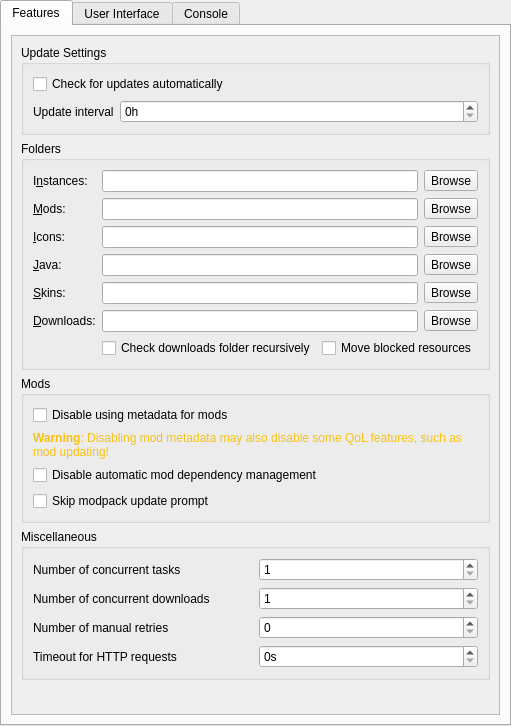
<?xml version="1.0" encoding="UTF-8"?>
<ui version="4.0">
 <class>LauncherPage</class>
 <widget class="QWidget" name="LauncherPage">
  <property name="geometry">
   <rect>
    <x>0</x>
    <y>0</y>
    <width>511</width>
    <height>726</height>
   </rect>
  </property>
  <property name="sizePolicy">
   <sizepolicy hsizetype="MinimumExpanding" vsizetype="MinimumExpanding">
    <horstretch>0</horstretch>
    <verstretch>0</verstretch>
   </sizepolicy>
  </property>
  <layout class="QVBoxLayout" name="mainLayout">
   <property name="leftMargin">
    <number>0</number>
   </property>
   <property name="topMargin">
    <number>0</number>
   </property>
   <property name="rightMargin">
    <number>0</number>
   </property>
   <property name="bottomMargin">
    <number>0</number>
   </property>
   <item>
    <widget class="QTabWidget" name="tabWidget">
     <property name="toolTip">
      <string notr="true"/>
     </property>
     <property name="tabShape">
      <enum>QTabWidget::Rounded</enum>
     </property>
     <property name="currentIndex">
      <number>0</number>
     </property>
     <widget class="QWidget" name="featuresTab">
      <attribute name="title">
       <string>Features</string>
      </attribute>
      <layout class="QVBoxLayout" name="verticalLayout_9">
       <item>
        <widget class="QScrollArea" name="scrollArea">
         <property name="horizontalScrollBarPolicy">
          <enum>Qt::ScrollBarAsNeeded</enum>
         </property>
         <property name="widgetResizable">
          <bool>true</bool>
         </property>
         <widget class="QWidget" name="scrollAreaWidgetContents">
          <property name="geometry">
           <rect>
            <x>0</x>
            <y>0</y>
            <width>473</width>
            <height>770</height>
           </rect>
          </property>
          <layout class="QVBoxLayout" name="verticalLayout_8">
           <item>
            <widget class="QGroupBox" name="updateSettingsBox">
             <property name="title">
              <string>Update Settings</string>
             </property>
             <layout class="QVBoxLayout" name="verticalLayout_7">
              <item>
               <widget class="QCheckBox" name="autoUpdateCheckBox">
                <property name="text">
                 <string>Check for updates automatically</string>
                </property>
               </widget>
              </item>
              <item>
               <layout class="QFormLayout" name="updateSetingsLayout">
                <item row="0" column="0">
                 <widget class="QLabel" name="updateIntervalLabel">
                  <property name="text">
                   <string>Update interval</string>
                  </property>
                 </widget>
                </item>
                <item row="0" column="1">
                 <widget class="QSpinBox" name="updateIntervalSpinBox">
                  <property name="toolTip">
                   <string>Set it to 0 to only check on launch</string>
                  </property>
                  <property name="suffix">
                   <string>h</string>
                  </property>
                  <property name="minimum">
                   <number>0</number>
                  </property>
                  <property name="maximum">
                   <number>99999999</number>
                  </property>
                 </widget>
                </item>
               </layout>
              </item>
             </layout>
            </widget>
           </item>
           <item>
            <widget class="QGroupBox" name="foldersBox">
             <property name="title">
              <string>Folders</string>
             </property>
             <layout class="QGridLayout" name="foldersBoxLayout">
              <item row="8" column="0">
               <widget class="QLabel" name="labelDownloadsDir">
                <property name="text">
                 <string>&amp;Downloads:</string>
                </property>
                <property name="buddy">
                 <cstring>downloadsDirTextBox</cstring>
                </property>
               </widget>
              </item>
              <item row="8" column="2">
               <widget class="QToolButton" name="downloadsDirBrowseBtn">
                <property name="text">
                 <string>Browse</string>
                </property>
               </widget>
              </item>
              <item row="2" column="1">
               <widget class="QLineEdit" name="iconsDirTextBox"/>
              </item>
              <item row="3" column="1">
               <widget class="QLineEdit" name="javaDirTextBox"/>
              </item>
              <item row="4" column="0">
               <widget class="QLabel" name="labelSkinsDir">
                <property name="text">
                 <string>&amp;Skins:</string>
                </property>
                <property name="buddy">
                 <cstring>skinsDirTextBox</cstring>
                </property>
               </widget>
              </item>
              <item row="2" column="0">
               <widget class="QLabel" name="labelIconsDir">
                <property name="text">
                 <string>&amp;Icons:</string>
                </property>
                <property name="buddy">
                 <cstring>iconsDirTextBox</cstring>
                </property>
               </widget>
              </item>
              <item row="9" column="1" colspan="2">
               <layout class="QHBoxLayout" name="downloadModsCheckLayout">
                <item>
                 <widget class="QCheckBox" name="downloadsDirWatchRecursiveCheckBox">
                  <property name="toolTip">
                   <string>When enabled, in addition to the downloads folder, its sub folders will also be searched when looking for resources (e.g. when looking for blocked mods on CurseForge).</string>
                  </property>
                  <property name="text">
                   <string>Check downloads folder recursively</string>
                  </property>
                 </widget>
                </item>
                <item>
                 <widget class="QCheckBox" name="downloadsDirMoveCheckBox">
                  <property name="toolTip">
                   <string>When enabled, it will move blocked resources instead of copying them.</string>
                  </property>
                  <property name="text">
                   <string>Move blocked resources</string>
                  </property>
                 </widget>
                </item>
               </layout>
              </item>
              <item row="8" column="1">
               <widget class="QLineEdit" name="downloadsDirTextBox"/>
              </item>
              <item row="3" column="0">
               <widget class="QLabel" name="labelJavaDir">
                <property name="text">
                 <string>&amp;Java:</string>
                </property>
                <property name="buddy">
                 <cstring>javaDirTextBox</cstring>
                </property>
               </widget>
              </item>
              <item row="1" column="0">
               <widget class="QLabel" name="labelModsDir">
                <property name="text">
                 <string>&amp;Mods:</string>
                </property>
                <property name="buddy">
                 <cstring>modsDirTextBox</cstring>
                </property>
               </widget>
              </item>
              <item row="4" column="1">
               <widget class="QLineEdit" name="skinsDirTextBox"/>
              </item>
              <item row="1" column="1">
               <widget class="QLineEdit" name="modsDirTextBox"/>
              </item>
              <item row="0" column="1">
               <widget class="QLineEdit" name="instDirTextBox"/>
              </item>
              <item row="1" column="2">
               <widget class="QToolButton" name="modsDirBrowseBtn">
                <property name="text">
                 <string>Browse</string>
                </property>
               </widget>
              </item>
              <item row="0" column="2">
               <widget class="QToolButton" name="instDirBrowseBtn">
                <property name="text">
                 <string>Browse</string>
                </property>
               </widget>
              </item>
              <item row="2" column="2">
               <widget class="QToolButton" name="iconsDirBrowseBtn">
                <property name="text">
                 <string>Browse</string>
                </property>
               </widget>
              </item>
              <item row="0" column="0">
               <widget class="QLabel" name="labelInstDir">
                <property name="text">
                 <string>I&amp;nstances:</string>
                </property>
                <property name="buddy">
                 <cstring>instDirTextBox</cstring>
                </property>
               </widget>
              </item>
              <item row="3" column="2">
               <widget class="QToolButton" name="javaDirBrowseBtn">
                <property name="text">
                 <string>Browse</string>
                </property>
               </widget>
              </item>
              <item row="4" column="2">
               <widget class="QToolButton" name="skinsDirBrowseBtn">
                <property name="text">
                 <string>Browse</string>
                </property>
               </widget>
              </item>
             </layout>
            </widget>
           </item>
           <item>
            <widget class="QGroupBox" name="modsBox">
             <property name="title">
              <string>Mods</string>
             </property>
             <layout class="QVBoxLayout" name="verticalLayout_4">
              <item>
               <widget class="QCheckBox" name="metadataDisableBtn">
                <property name="toolTip">
                 <string>Disable using metadata provided by mod providers (like Modrinth or CurseForge) for mods.</string>
                </property>
                <property name="text">
                 <string>Disable using metadata for mods</string>
                </property>
               </widget>
              </item>
              <item>
               <widget class="QLabel" name="metadataWarningLabel">
                <property name="text">
                 <string>&lt;html&gt;&lt;head/&gt;&lt;body&gt;&lt;p&gt;&lt;span style=&quot; font-weight:600; color:#f5c211;&quot;&gt;Warning&lt;/span&gt;&lt;span style=&quot; color:#f5c211;&quot;&gt;: Disabling mod metadata may also disable some QoL features, such as mod updating!&lt;/span&gt;&lt;/p&gt;&lt;/body&gt;&lt;/html&gt;</string>
                </property>
                <property name="wordWrap">
                 <bool>true</bool>
                </property>
               </widget>
              </item>
              <item>
               <widget class="QCheckBox" name="dependenciesDisableBtn">
                <property name="toolTip">
                 <string>Disable the automatic detection, installation, and updating of mod dependencies.</string>
                </property>
                <property name="text">
                 <string>Disable automatic mod dependency management</string>
                </property>
               </widget>
              </item>
              <item>
               <widget class="QCheckBox" name="skipModpackUpdatePromptBtn">
                <property name="toolTip">
                 <string>When creating a new modpack instance, do not suggest updating existing instances instead.</string>
                </property>
                <property name="text">
                 <string>Skip modpack update prompt</string>
                </property>
               </widget>
              </item>
             </layout>
            </widget>
           </item>
           <item>
            <widget class="QGroupBox" name="miscellaneousGroupBox">
             <property name="title">
              <string>Miscellaneous</string>
             </property>
             <layout class="QGridLayout" name="gridLayout">
              <item row="1" column="1">
               <widget class="QSpinBox" name="numberOfConcurrentDownloadsSpinBox">
                <property name="minimum">
                 <number>1</number>
                </property>
               </widget>
              </item>
              <item row="0" column="0">
               <widget class="QLabel" name="numberOfConcurrentTasksLabel">
                <property name="text">
                 <string>Number of concurrent tasks</string>
                </property>
               </widget>
              </item>
              <item row="0" column="1">
               <widget class="QSpinBox" name="numberOfConcurrentTasksSpinBox">
                <property name="minimum">
                 <number>1</number>
                </property>
               </widget>
              </item>
              <item row="1" column="0">
               <widget class="QLabel" name="numberOfConcurrentDownloadsLabel">
                <property name="text">
                 <string>Number of concurrent downloads</string>
                </property>
               </widget>
              </item>
              <item row="2" column="0">
               <widget class="QLabel" name="numberOfManualRetriesLabel">
                <property name="text">
                 <string>Number of manual retries</string>
                </property>
               </widget>
              </item>
              <item row="2" column="1">
               <widget class="QSpinBox" name="numberOfManualRetriesSpinBox">
                <property name="minimum">
                 <number>0</number>
                </property>
               </widget>
              </item>
              <item row="3" column="0">
               <widget class="QLabel" name="timeoutSecondsLabel">
                <property name="toolTip">
                 <string>Seconds to wait until the requests are terminated</string>
                </property>
                <property name="text">
                 <string>Timeout for HTTP requests</string>
                </property>
               </widget>
              </item>
              <item row="3" column="1">
               <widget class="QSpinBox" name="timeoutSecondsSpinBox">
                <property name="suffix">
                 <string>s</string>
                </property>
               </widget>
              </item>
             </layout>
            </widget>
           </item>
           <item>
            <spacer name="verticalSpacer_FeaturesTab">
             <property name="orientation">
              <enum>Qt::Vertical</enum>
             </property>
             <property name="sizeHint" stdset="0">
              <size>
               <width>0</width>
               <height>0</height>
              </size>
             </property>
            </spacer>
           </item>
          </layout>
         </widget>
        </widget>
       </item>
      </layout>
     </widget>
     <widget class="QWidget" name="userInterfaceTab">
      <attribute name="title">
       <string>User Interface</string>
      </attribute>
      <layout class="QVBoxLayout" name="verticalLayout_6">
       <item>
        <widget class="QGroupBox" name="sortingModeBox">
         <property name="enabled">
          <bool>true</bool>
         </property>
         <property name="title">
          <string>Instance view sorting mode</string>
         </property>
         <layout class="QHBoxLayout" name="sortingModeBoxLayout">
          <item>
           <widget class="QRadioButton" name="sortLastLaunchedBtn">
            <property name="text">
             <string>&amp;By last launched</string>
            </property>
            <attribute name="buttonGroup">
             <string notr="true">sortingModeGroup</string>
            </attribute>
           </widget>
          </item>
          <item>
           <widget class="QRadioButton" name="sortByNameBtn">
            <property name="text">
             <string>By &amp;name</string>
            </property>
            <attribute name="buttonGroup">
             <string notr="true">sortingModeGroup</string>
            </attribute>
           </widget>
          </item>
         </layout>
        </widget>
       </item>
       <item>
        <widget class="QGroupBox" name="themeBox">
         <property name="title">
          <string>Theme</string>
         </property>
         <layout class="QVBoxLayout" name="verticalLayout_5">
          <item>
           <widget class="ThemeCustomizationWidget" name="themeCustomizationWidget" native="true"/>
          </item>
         </layout>
        </widget>
       </item>
       <item>
        <widget class="QGroupBox" name="catBox">
         <property name="title">
          <string>Cat</string>
         </property>
         <layout class="QGridLayout" name="gridLayout_5">
          <item row="0" column="0">
           <widget class="QLabel" name="catOpacityLabel">
            <property name="toolTip">
             <string>Set the cat's opacity. 0% is fully transparent and 100% is fully opaque.</string>
            </property>
            <property name="text">
             <string>Opacity</string>
            </property>
           </widget>
          </item>
          <item row="0" column="2">
           <widget class="QSpinBox" name="catOpacitySpinBox">
            <property name="specialValueText">
             <string/>
            </property>
            <property name="suffix">
             <string>%</string>
            </property>
            <property name="maximum">
             <number>100</number>
            </property>
            <property name="value">
             <number>0</number>
            </property>
           </widget>
          </item>
          <item row="0" column="1">
           <spacer name="horizontalSpacer">
            <property name="orientation">
             <enum>Qt::Horizontal</enum>
            </property>
            <property name="sizeHint" stdset="0">
             <size>
              <width>40</width>
              <height>20</height>
             </size>
            </property>
           </spacer>
          </item>
         </layout>
        </widget>
       </item>
       <item>
        <widget class="QGroupBox" name="toolsBox">
         <property name="sizePolicy">
          <sizepolicy hsizetype="Preferred" vsizetype="Preferred">
           <horstretch>0</horstretch>
           <verstretch>0</verstretch>
          </sizepolicy>
         </property>
         <property name="title">
          <string>Tools</string>
         </property>
         <layout class="QVBoxLayout" name="verticalLayout">
          <item>
           <widget class="QCheckBox" name="preferMenuBarCheckBox">
            <property name="toolTip">
             <string>The menubar is more friendly for keyboard-driven interaction.</string>
            </property>
            <property name="text">
             <string>&amp;Replace toolbar with menubar</string>
            </property>
           </widget>
          </item>
          <item>
           <widget class="QCheckBox" name="useRecycleBinCheckBox">
            <property name="toolTip">
             <string>Uses the Recycle Bin, if available, when deleting things.</string>
            </property>
            <property name="text">
             <string>&amp;Use Recycle Bin</string>
            </property>
           </widget>
          </item>
         </layout>
        </widget>
       </item>
       <item>
        <spacer name="verticalSpacer_UserInterfaceTab">
         <property name="orientation">
          <enum>Qt::Vertical</enum>
         </property>
         <property name="sizeHint" stdset="0">
          <size>
           <width>0</width>
           <height>0</height>
          </size>
         </property>
        </spacer>
       </item>
      </layout>
     </widget>
     <widget class="QWidget" name="consoleTab">
      <attribute name="title">
       <string>Console</string>
      </attribute>
      <layout class="QVBoxLayout" name="verticalLayout_2">
       <item>
        <widget class="QGroupBox" name="groupBox_4">
         <property name="title">
          <string>&amp;History limit</string>
         </property>
         <layout class="QGridLayout" name="gridLayout_3">
          <item row="1" column="0">
           <widget class="QCheckBox" name="checkStopLogging">
            <property name="text">
             <string>&amp;Stop logging when log overflows</string>
            </property>
           </widget>
          </item>
          <item row="0" column="0">
           <widget class="QSpinBox" name="lineLimitSpinBox">
            <property name="sizePolicy">
             <sizepolicy hsizetype="Expanding" vsizetype="Fixed">
              <horstretch>0</horstretch>
              <verstretch>0</verstretch>
             </sizepolicy>
            </property>
            <property name="suffix">
             <string> lines</string>
            </property>
            <property name="minimum">
             <number>10000</number>
            </property>
            <property name="maximum">
             <number>1000000</number>
            </property>
            <property name="singleStep">
             <number>10000</number>
            </property>
            <property name="value">
             <number>100000</number>
            </property>
           </widget>
          </item>
         </layout>
        </widget>
       </item>
       <item>
        <widget class="QGroupBox" name="themeBox_2">
         <property name="sizePolicy">
          <sizepolicy hsizetype="Preferred" vsizetype="MinimumExpanding">
           <horstretch>0</horstretch>
           <verstretch>0</verstretch>
          </sizepolicy>
         </property>
         <property name="title">
          <string>Console &amp;font</string>
         </property>
         <layout class="QGridLayout" name="gridLayout_2">
          <item row="1" column="0" colspan="2">
           <widget class="QTextEdit" name="fontPreview">
            <property name="sizePolicy">
             <sizepolicy hsizetype="Expanding" vsizetype="MinimumExpanding">
              <horstretch>0</horstretch>
              <verstretch>0</verstretch>
             </sizepolicy>
            </property>
            <property name="horizontalScrollBarPolicy">
             <enum>Qt::ScrollBarAsNeeded</enum>
            </property>
            <property name="undoRedoEnabled">
             <bool>false</bool>
            </property>
            <property name="textInteractionFlags">
             <set>Qt::TextSelectableByKeyboard|Qt::TextSelectableByMouse</set>
            </property>
           </widget>
          </item>
          <item row="0" column="0">
           <widget class="QFontComboBox" name="consoleFont">
            <property name="sizePolicy">
             <sizepolicy hsizetype="Expanding" vsizetype="Fixed">
              <horstretch>0</horstretch>
              <verstretch>0</verstretch>
             </sizepolicy>
            </property>
           </widget>
          </item>
          <item row="0" column="1">
           <widget class="QSpinBox" name="fontSizeBox">
            <property name="minimum">
             <number>5</number>
            </property>
            <property name="maximum">
             <number>16</number>
            </property>
            <property name="value">
             <number>11</number>
            </property>
           </widget>
          </item>
         </layout>
        </widget>
       </item>
      </layout>
     </widget>
    </widget>
   </item>
  </layout>
 </widget>
 <customwidgets>
  <customwidget>
   <class>ThemeCustomizationWidget</class>
   <extends>QWidget</extends>
   <header>ui/widgets/ThemeCustomizationWidget.h</header>
   <container>1</container>
  </customwidget>
 </customwidgets>
 <tabstops>
  <tabstop>tabWidget</tabstop>
  <tabstop>scrollArea</tabstop>
  <tabstop>autoUpdateCheckBox</tabstop>
  <tabstop>updateIntervalSpinBox</tabstop>
  <tabstop>instDirTextBox</tabstop>
  <tabstop>instDirBrowseBtn</tabstop>
  <tabstop>modsDirTextBox</tabstop>
  <tabstop>modsDirBrowseBtn</tabstop>
  <tabstop>iconsDirTextBox</tabstop>
  <tabstop>iconsDirBrowseBtn</tabstop>
  <tabstop>javaDirTextBox</tabstop>
  <tabstop>javaDirBrowseBtn</tabstop>
  <tabstop>skinsDirTextBox</tabstop>
  <tabstop>skinsDirBrowseBtn</tabstop>
  <tabstop>downloadsDirTextBox</tabstop>
  <tabstop>downloadsDirBrowseBtn</tabstop>
  <tabstop>downloadsDirWatchRecursiveCheckBox</tabstop>
  <tabstop>metadataDisableBtn</tabstop>
  <tabstop>dependenciesDisableBtn</tabstop>
  <tabstop>skipModpackUpdatePromptBtn</tabstop>
  <tabstop>numberOfConcurrentTasksSpinBox</tabstop>
  <tabstop>numberOfConcurrentDownloadsSpinBox</tabstop>
  <tabstop>numberOfManualRetriesSpinBox</tabstop>
  <tabstop>timeoutSecondsSpinBox</tabstop>
  <tabstop>sortLastLaunchedBtn</tabstop>
  <tabstop>sortByNameBtn</tabstop>
  <tabstop>catOpacitySpinBox</tabstop>
  <tabstop>preferMenuBarCheckBox</tabstop>
  <tabstop>useRecycleBinCheckBox</tabstop>
  <tabstop>lineLimitSpinBox</tabstop>
  <tabstop>checkStopLogging</tabstop>
  <tabstop>consoleFont</tabstop>
  <tabstop>fontSizeBox</tabstop>
  <tabstop>fontPreview</tabstop>
 </tabstops>
 <resources/>
 <connections/>
 <buttongroups>
  <buttongroup name="sortingModeGroup"/>
 </buttongroups>
</ui>
